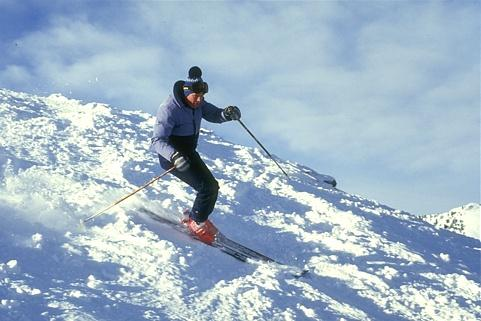
//> input picture Images/1.jpg, 481 x 321 px
$ ./watershed Images/1.jpg   (built with g++ and OpenCV 4)
//> lines starting //> are read from the running program, lines starting //| are printed output that depends on the picture
#include<iostream>
#include<opencv2/highgui/highgui.hpp>
#include<opencv2/core/core.hpp>
#include<opencv2/imgproc/imgproc.hpp>
#include<limits.h>

using namespace std;
using namespace cv;

void bfs(int** mark, int** Cn, int m, int n, int set_no, Mat img)
{
	for(int i = m - 1; i <= m + 1; i++)
		for(int j = n - 1; j <= n + 1; j++)
		{
			if(i < 0 || j < 0 || i >= img.rows || j >= img.cols) continue;
			if(i == j) continue;
			if(Cn[i][j] != 0 && mark[i][j] == 0)
			{
				Cn[i][j] = set_no;
				mark[i][j] = 1;
				bfs(mark, Cn, i, j, set_no, img);
			}
		}
}

int main(int argc, char** argv)
{
	if(argc != 2)
	{
		cout<<"Please provide file name\n";
		return 0;
	}

	//Input image and Initialize Q
	Mat img = imread(argv[1], 0);
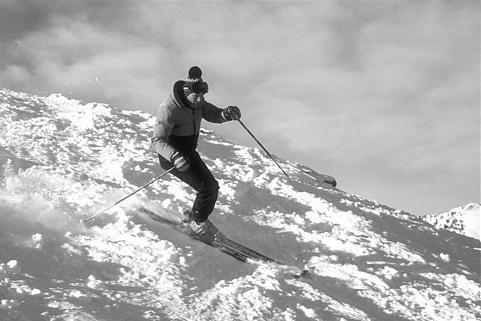
//> img: 321 rows x 481 cols, CV_8UC1; min 6, max 255, mean 177.3

	// [8 lines of commented-out code are left out]


	imshow("img", img);
	waitKey(0);
	Mat boundary(img.rows, img.cols, CV_8UC1, Scalar(0));
	Sobel(img, img, CV_8U, 1, 1, 3);
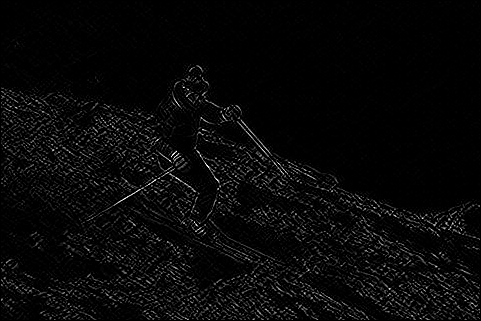
//> img: 321 rows x 481 cols, CV_8UC1; min 0, max 255, mean 8.6
	int set_no = 2;
	int** Q = new int*[img.rows];
	for(int i = 0; i < img.rows; i++) Q[i] = new int[img.cols]();

	for(int level = 5; level < 256; level += 10)
	{
		// int level = 0;
		cout<<"Level = "<<level<<endl;
		// int level = 160;
		int **Cn = new int*[img.rows];
		for(int i = 0; i < img.rows; i++) Cn[i] = new int[img.cols]();

		for(int i = 0; i < img.rows; i++)
			for(int j = 0; j < img.cols; j++)
				if(img.at<uchar>(i, j) > level && img.at<uchar>(i, j) <= level + 10)
					Cn[i][j] = 1;

		int** mark = new int*[img.rows];
		for(int i = 0; i < img.rows; i++) mark[i] = new int[img.cols]();

		int set_no_loc = 2;
		for(int i = 0; i < img.rows; i++)
			for(int j = 0; j < img.cols; j++)
				if(Cn[i][j] != 0 && mark[i][j] == 0)
				{
					mark[i][j] = 1;
					Cn[i][j] = set_no_loc;
					bfs(mark, Cn, i, j, set_no_loc, img);
					set_no_loc++;
				}

		// [8 lines of commented-out code are left out]

		cout<<"Running "<<set_no_loc<<"\n";


		for(int i = 0; i < img.rows; i++)
			delete mark[i];
		delete mark;

//> (the run ends here: the program stops with an error, at `vector<int> *neighbour = new vector<int>[set_no_loc];`)
